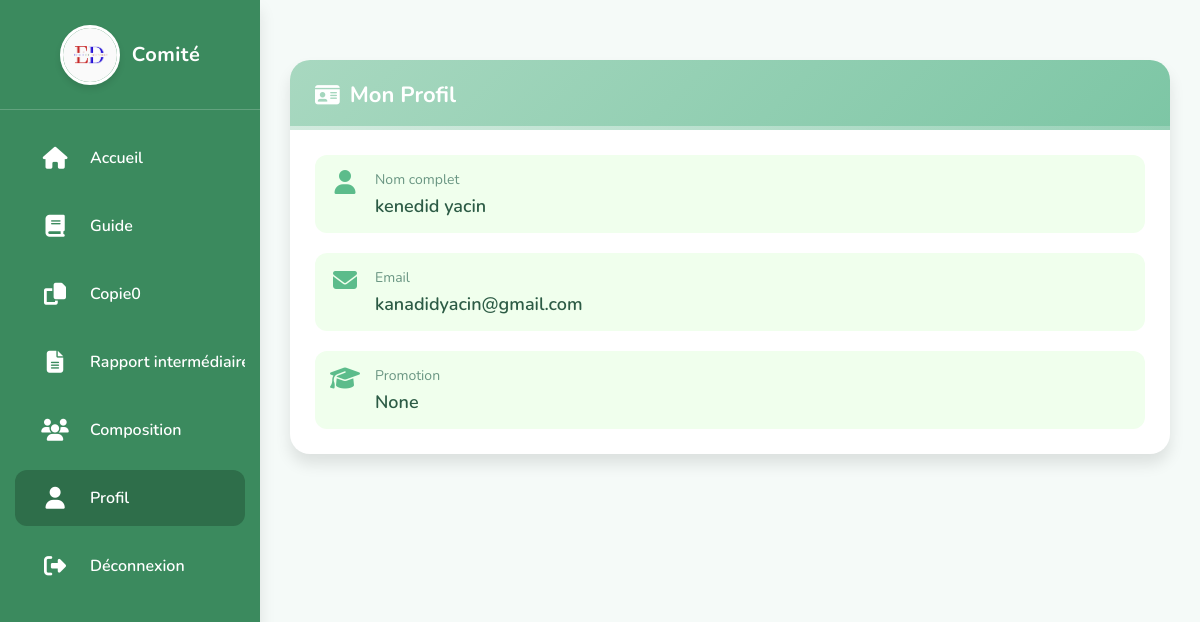
Screenshot of /profil_comite/ (signed in) with the database file from the repository.
### gestion/models.py (models this page shows, shortened)
class Utilisateur(AbstractUser):
    ROLE_CHOICES = [
        ('doctorant', 'Doctorant'),
        ('professeur', 'Professeur'),
        ('comite', 'Comité'),
    ]
    role = models.CharField(max_length=20, choices=ROLE_CHOICES, default='doctorant')
    nom = models.CharField(max_length=100, blank=True, null=True)
    email = models.EmailField(max_length=255, unique=True)
    password_changed = models.BooleanField(default=False)
    adresse = models.CharField(max_length=255, blank=True, null=True)
    specialite = models.CharField(max_length=100, blank=True, null=True)
    promotion = models.CharField(max_length=20, blank=True, null=True)
    date_naissance = models.DateField(blank=True, null=True)

### gestion/views.py (the view)
# urls.py: path('profil_comite/', views.profil_comite, name='profil_comite'),
@login_required
def profil_comite(request):
    utilisateur = request.user  # Prof connecté
    return render(request, 'Presentation/profil_comite.html', {'utilisateur': utilisateur})

### gestion/Templates/Presentation/profil_comite.html (shortened to what this page needs)
{% load static %}
<!DOCTYPE html>
<html lang="fr">
<head>
    <link rel="stylesheet" href="https://cdnjs.cloudflare.com/ajax/libs/font-awesome/6.4.0/css/all.min.css">
</head>
<body>
    <nav class="sidebar">
        <div class="logo-container">
            <img src="{% static 'images/log.png' %}" alt="Logo Université">
            <div class="logo-text">Comité</div>
        </div>
        <ul class="menu">
            <li class="menu-item">
                <a href="{% url 'accueil_comite' %}" class="menu-link">
                    <div class="menu-icon">
                        <i class="fas fa-home"></i>
                    </div>
                    <span class="menu-title">Accueil</span>
                </a>
            </li>
            <li class="menu-item">
                <a href="{% url 'guide_comite' %}" class="menu-link">
                    <div class="menu-icon">
                        <i class="fas fa-book"></i>
                    </div>
                    <span class="menu-title">Guide</span>
                </a>
            </li>
            <li class="menu-item">
                <a href="{% url 'tableau_theses_comite' %}" class="menu-link">
                    <div class="menu-icon">
                        <i class="fas fa-copy"></i>
                    </div>
                    <span class="menu-title">Copie0</span>
                </a>
            </li>
            <li class="menu-item">
                <a href="{% url 'rapport_inter' %}" class="menu-link">
                    <div class="menu-icon">
                        <i class="fas fa-file-alt"></i>
                    </div>
                    <span class="menu-title">Rapport intermédiaire</span>
                </a>
            </li>
            <li class="menu-item">
                <a href="{% url 'composition_jury' %}" class="menu-link">
                    <div class="menu-icon">
                        <i class="fas fa-users"></i>
                    </div>
                    <span class="menu-title">Composition</span>
                </a>
            </li>
            <li class="menu-item">
                <a href="{% url 'profil_comite' %}" class="menu-link active">
                    <div class="menu-icon">
                        <i class="fas fa-user"></i>
                    </div>
                    <span class="menu-title">Profil</span>
                </a>
            </li>
            <li class="menu-item">
                <a href="{% url 'deconnexion_comite' %}" class="menu-link">
                    <div class="menu-icon">
                        <i class="fas fa-sign-out-alt"></i>
                    </div>
                    <span class="menu-title">Déconnexion</span>
                </a>
            </li>
        </ul>
    </nav>
    <div class="container">
        <div class="content">
            <div class="card visible">
                <div class="card-header profile">
                    <h1><i class="fas fa-id-card"></i> Mon Profil</h1>
                    <div class="progress-bar"></div>
                </div>
                <div class="card-body">
                    <div class="profile-info">
                        <div class="profile-item">
                            <i class="fas fa-user"></i>
                            <div>
                                <div class="profile-label">Nom complet</div>
                                <div class="profile-value">{{ utilisateur.nom }}</div>
                            </div>
                        </div>
                        <div class="profile-item">
                            <i class="fas fa-envelope"></i>
                            <div>
                                <div class="profile-label">Email</div>
                                <div class="profile-value">{{ utilisateur.email }}</div>
                            </div>
                        </div>
                        <div class="profile-item">
                            <i class="fas fa-graduation-cap"></i>
                            <div>
                                <div class="profile-label">Promotion</div>
                                <div class="profile-value">{{ utilisateur.promotion }}</div>
                            </div>
                        </div>
                    </div>
                </div>
            </div>
        </div>
    </div>
</body>
</html>

### gestion/Templates/Presentation/profil_comite.html (style rules this page uses)
:root { --menu-bg: #3b8a5e; --menu-hover: #4da278; --menu-active: #2e6e4a; --menu-text: #ffffff; --form-bg: #ffffff; --primary: #5cbc8b; --secondary: #d7f2e3; --accent1: #e0f8e0; --accent2: #b5e8ca; --accent3: #f0ffed; --accent4: #c9e6d4; --text: #2c5b45; --shadow-sm: 0 2px 4px rgba(0, 0, 0, 0.05); --shadow-md: 0 4px 6px rgba(0, 0, 0, 0.1); --shadow-lg: 0 10px 15px rgba(0, 0, 0, 0.1); --radius-sm: 6px; --radius-md: 12px; --radius-lg: 20px; }
* { margin: 0; padding: 0; box-sizing: border-box; font-family: 'Nunito', sans-serif; }
body { background-color: #f5faf8; color: var(--text); min-height: 100vh; overflow-x: hidden; }
.sidebar { position: fixed; left: 0; top: 0; height: 100%; width: 260px; background: var(--menu-bg); box-shadow: var(--shadow-lg); z-index: 999; transition: all 0.3s ease; }
.sidebar .logo-container { height: 110px; display: flex; align-items: center; justify-content: center; padding: 20px; border-bottom: 1px solid rgba(255, 255, 255, 0.2); }
.logo-container img { width: 60px; height: 60px; border-radius: 50%; object-fit: cover; border: 3px solid white; box-shadow: var(--shadow-md); }
.logo-container .logo-text { color: white; font-size: 20px; font-weight: 700; margin-left: 12px; letter-spacing: 0.5px; }
.sidebar .menu { margin-top: 20px; padding: 0 15px; }
.sidebar .menu-item { list-style: none; margin-bottom: 12px; }
.sidebar .menu-link { display: flex; align-items: center; height: 56px; text-decoration: none; color: var(--menu-text); border-radius: var(--radius-md); padding: 0 15px; font-weight: 600; transition: all 0.3s ease; position: relative; overflow: hidden; }
.sidebar .menu-link:before { content: ''; position: absolute; top: 0; left: -100%; width: 100%; height: 100%; background: linear-gradient(90deg, transparent, rgba(255, 255, 255, 0.2), transparent); transition: all 0.5s ease; }
.sidebar .menu-link.active { background: var(--menu-active); }
.sidebar .menu-icon { min-width: 50px; height: 50px; display: flex; align-items: center; justify-content: center; font-size: 22px; }
.sidebar .menu-title { margin-left: 10px; white-space: nowrap; }
.container { margin-left: 260px; padding: 30px; min-height: 100vh; position: relative; transition: all 0.3s ease; }
.content { max-width: 900px; margin: 30px auto; }
.card { background: var(--form-bg); border-radius: var(--radius-lg); box-shadow: var(--shadow-lg); overflow: hidden; opacity: 0; transform: translateY(20px); transition: all 0.6s ease; position: relative; margin-bottom: 30px; }
.card.visible { opacity: 1; transform: translateY(0); animation: float 6s ease-in-out infinite; }
.card-header { padding: 20px 25px; color: white; position: relative; overflow: hidden; }
.card-header h1 { font-size: 22px; font-weight: 700; margin-bottom: 0; position: relative; z-index: 1; display: flex; align-items: center; }
.card-header h1 i { margin-right: 10px; }
.card-header.profile { background: linear-gradient(135deg, #a8d8c0, #7dc6a5); }
.card-header .progress-bar { height: 4px; background: linear-gradient(90deg, rgba(255,255,255,0.5), rgba(255,255,255,0.2)); position: absolute; bottom: 0; left: 0; width: 100%; animation: progressAnimation 3s infinite; }
.card-body { padding: 25px; }
.profile-info { display: flex; flex-direction: column; gap: 20px; }
.profile-item { display: flex; align-items: flex-start; padding: 15px; background-color: var(--accent3); border-radius: var(--radius-md); transition: all 0.3s ease; }
.profile-item i { font-size: 24px; color: var(--primary); margin-right: 15px; width: 30px; text-align: center; }
.profile-label { font-size: 14px; color: #6a9683; margin-bottom: 5px; }
.profile-value { font-size: 18px; font-weight: 600; color: var(--text); }

### rows the page displays
Utilisateur: nom "kenedid yacin", email "kanadidyacin@gmail.com", promotion "None"
